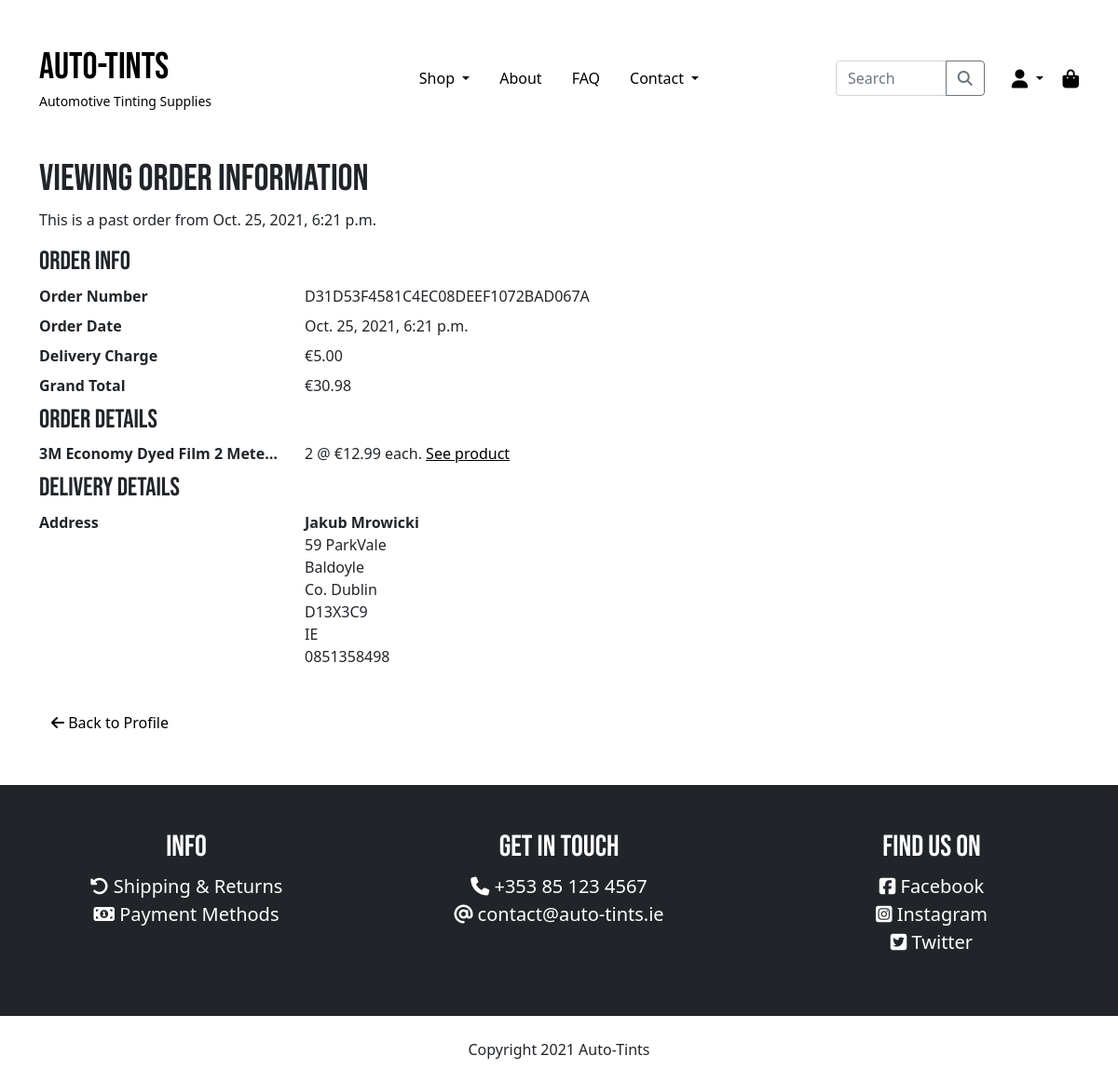
The app's page /order_history/D31D53F4581C4EC08DEEF1072BAD067A with its own data.
### checkout/models.py (models this page shows, shortened)
class Order(models.Model):
    order_number = models.CharField(max_length=32, null=False, editable=False)
    user_profile = models.ForeignKey(UserProfile, on_delete=models.SET_NULL,
                                     null=True, blank=True,
                                     related_name='orders')
    full_name = models.CharField(max_length=50, null=False, blank=False)
    email = models.EmailField(max_length=254, null=False, blank=False)
    phone_number = models.CharField(max_length=20, null=False, blank=False)
    country = CountryField(blank_label="Country *", null=False, blank=False)
    postcode = models.CharField(max_length=20, blank=True, default='')
    town_or_city = models.CharField(max_length=40, null=False, blank=False)
    street_address1 = models.CharField(max_length=80, null=False, blank=False)
    street_address2 = models.CharField(max_length=80, blank=True, default='')
    county = models.CharField(max_length=80, blank=True, default='')
    date = models.DateTimeField(auto_now_add=True)
    delivery_cost = models.DecimalField(max_digits=6, decimal_places=2,
                                        null=False, default=0)
    order_total = models.DecimalField(max_digits=10, decimal_places=2,
                                      null=False, default=0)
    grand_total = models.DecimalField(max_digits=10, decimal_places=2,
                                      null=False, default=0)
    original_cart = models.TextField(null=False, blank=False, default='')
    stripe_pid = models.CharField(max_length=254, null=False,
                                  blank=False, default='')

class OrderLineItem(models.Model):
    order = models.ForeignKey(Order, null=False, blank=False,
                              on_delete=models.CASCADE,
                              related_name='lineitems')
    product = models.ForeignKey(Product, null=False,
                                blank=False, on_delete=models.CASCADE)
    quantity = models.IntegerField(null=False, blank=False, default=0)
    lineitem_total = models.DecimalField(max_digits=6, decimal_places=2,
                                         null=False, blank=False,
                                         editable=False)

### products/models.py (models this page shows, shortened)
class Product(models.Model):
    category = models.ForeignKey('Category', null=True,
                                 blank=True, on_delete=models.SET_NULL)
    sku = models.CharField(max_length=254, blank=True, default='')
    name = models.CharField(max_length=254)
    description = models.TextField()
    price = models.DecimalField(max_digits=6, decimal_places=2)
    image = models.ImageField(default="noimage.jpg")

### pages/views.py (the view)
# urls.py: path('order_history/<order_number>', views.order_history,
def order_history(request, order_number):
    order = get_object_or_404(Order, order_number=order_number)
    context = {
        'order': order
    }
    return render(request, 'pages/profiles/order_history.html', context)

### auto_tints/context_processors.py (called while the page is built, shortened)
def get_categories(request):
    categories = Category.objects.all()
    context = {
        'categories': categories,
    }
    return context

def cart_contents(request):
    cart = request.session.get('cart', {})
    cart_items = []
    cart_items_count = 0
    total = 0
    if cart:
        for quantity in list(cart.values()):
            cart_items_count += int(quantity)
    grand_total = total + settings.DELIVERY_CHARGE
    context = {
        'cart_items': cart_items,
        'cart_items_count': cart_items_count,
        'total': total,
        'grand_total': grand_total,
        'delivery_charge': settings.DELIVERY_CHARGE,
    }
    return context

### pages/templates/pages/profiles/order_history.html (shortened to what this page needs)
{% extends "base.html" %}
{% load static %}
{% block content %}
<div class="container">
    <div class="row">
        <div class="col-12 mb-5">
            <h1>Viewing Order Information</h1>
            <p>This is a past order from {{ order.date }}</p>
            <dl class="row">
                <h3>Order Info</h3>
                <dt class="col-sm-3">Order Number</dt>
                <dd class="col-sm-9">{{ order.order_number }}</dd>
                <dt class="col-sm-3">Order Date</dt>
                <dd class="col-sm-9">{{ order.date }}</dd>
                <dt class="col-sm-3">Delivery Charge</dt>
                <dd class="col-sm-9">€{{ order.delivery_cost }}</dd>
                <dt class="col-sm-3">Grand Total</dt>
                <dd class="col-sm-9">€{{ order.grand_total }}</dd>
                <h3>Order Details</h3>
                {% for item in order.lineitems.all %}
                    <dt class="col-sm-3 text-truncate" title="{{ item.product.name }}">{{ item.product.name }}</dt>
                    <dd class="col-sm-9">
                        {{ item.quantity }} @ €{{ item.product.price }} each. <a href="{% url 'products' %}{{ item.product.pk }}"><u>See product</u></a>
                    </dd>
                {% endfor %}
                <h3>Delivery Details</h3>
                <dt class="col-sm-3">Address</dt>
                <dd class="col-sm-9">
                    <address>
                        <b>{{ order.full_name }}</b><br>
                        {{ order.street_address1 }}<br>
                        {% if order.town_or_city %}
                            {{ order.town_or_city }}<br>
                        {% endif %}
                        {% if order.county %}
                            {{ order.county }}<br>
                        {% endif %}
                        {{ order.postcode }}<br>
                        {{ order.country }}<br>
                        {{ order.phone_number }}
                    </address>
                </dd>
            </dl>
            <a href="{% url 'profile' %}" class="btn btn-link"><i class="fas fa-arrow-left"></i> Back to Profile</a>
        </div>
    </div>
</div>
{% endblock %}

### static/css/base.css (style rules this page uses)
*, body { margin: 0; padding: 0; }
html { min-height: -webkit-fill-available; font-family: 'Open Sans', sans-serif; }
h1, h2, h3, h4, h5, h6, .navbar-brand { font-family: 'Bebas Neue', cursive; }
a { color: black; text-decoration: none; }
header h1, header small, .nav-link, .nav-link:focus, header .list-inline-item a, .btn-link { color: black; opacity: 1; text-decoration: none; transition: opacity .35s ease-in-out; }

### records on screen
Order: date "Oct. 25, 2021, 6:21 p.m.", order_number "D31D53F4581C4EC08DEEF1072BAD067A", delivery_cost "5.00", grand_total "30.98", full_name "Jakub Mrowicki", street_address1 "59 ParkVale", town_or_city "Baldoyle", county "Co. Dublin", postcode "D13X3C9", country "IE", phone_number "0851358498"
OrderLineItem: product.name "3M Economy Dyed Film 2 Mete…", quantity "2", product.price "12.99"
